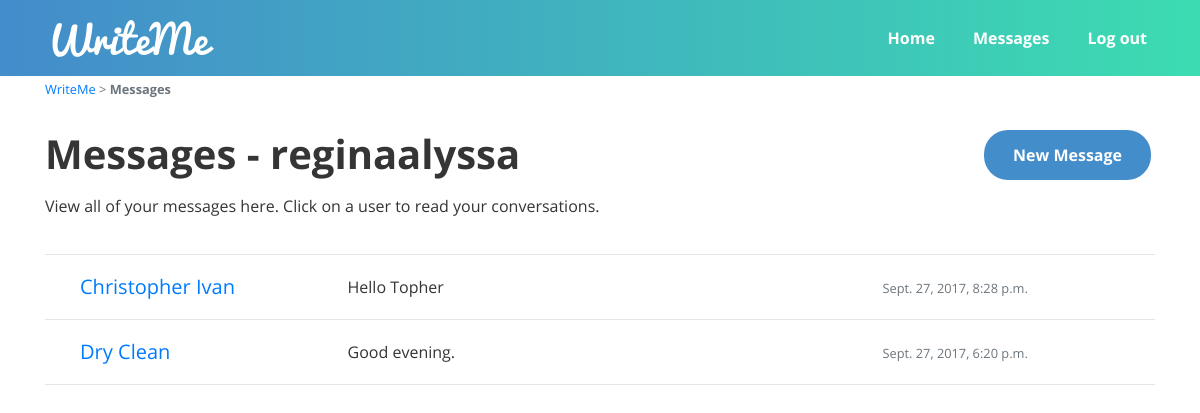
/messages/ (signed in), run on the app's committed database.
### messaging/models.py (models this page shows)
class Message(models.Model):
    conversation = models.ForeignKey(Conversation)
    sender = models.ForeignKey(User)
    message = models.TextField()
    timestamp = models.DateTimeField(auto_now_add=True)
    unread_flag = models.BooleanField(default=True)

class Conversation(models.Model):
    user1 = models.ForeignKey(User, related_name='%(class)s_1')
    user2 = models.ForeignKey(User, related_name='%(class)s_2')

### messaging/views.py (the view)
class RecentMessagesListView(LoginRequiredMixin, ListView):
    template_name = "messaging/index.html"
    context_object_name = 'latest_conversation_messages_list'
    def get_queryset(self):
        conversation_list = Conversation.objects.filter(Q(user1=self.request.user) | Q(user2=self.request.user))
        latest_conversation_messages_list = []
        for conversation in conversation_list:
            latest_conversation_messages_list.append(Message.objects.filter(conversation=conversation).latest('timestamp'))
            latest_conversation_messages_list.sort(key=lambda x: x.timestamp, reverse=True)
        return latest_conversation_messages_list

### messaging/templatetags/messaging_tags.py (called while the page is built)
@register.filter
def limit_char_50(string):
    if len(string) > 50:
        return string[:50] + "..."
    return string

### messaging/templates/messaging/index.html (shortened to what this page needs)
{% extends "base.html" %}
{% load messaging_tags %}
{% block stylesheet %}
    {% load static %}
    <link rel="stylesheet" href="{% static 'messaging/css/messaging.css' %}">
{% endblock %}
{% block content %}
    <div class="container">
        <small class="text-muted">
            <a href="{% url 'home' %}">WriteMe</a> > <span class="text-bold">Messages</span>
        </small>
        <div class="main-container">
            <div class="row">
                <div class="col-md-12 mx-auto padding-0">
                    <div class="row">
                        <div class="col-md-8">
                            <h1 class="margin-0 main-header">Messages - {{ user.username }}</h1>
                            <p>View all of your messages here. Click on a user to read your conversations.</p>
                        </div>
                        <div class="col-md-4 ml-auto">
                            <a href="{% url 'messaging:new' %}" class="btn btn-md blue-button" id="new-message-button">New Message</a><br>
                        </div>
                    </div>
                    <div class="row latest-conversations">
                        <div class="col-md-12">
                            {% if latest_conversation_messages_list %}
                                <hr class="margin-0">
                                {% for item in latest_conversation_messages_list %}
                                    {% if user.username != item.conversation.user1.username %}
                                        <a href="{% url 'messaging:conversation' item.conversation.user1.username %}" class="latest-conversation-entry">
                                    {% else %}
                                        <a href="{% url 'messaging:conversation' item.conversation.user2.username %}" class="latest-conversation-entry">
                                    {% endif %}
                                            <div class="row message-entry {% if item.unread_flag == True and item.sender != user %}unread{% endif %}">
                                                <div class="col-md-3">
                                                    <h5 class="margin-0">
                                                        {% if user.username != item.conversation.user1.username %}
                                                            {{ item.conversation.user1.first_name }} {{ item.conversation.user1.last_name }}
                                                        {% else %}
                                                            {{ item.conversation.user2.first_name }} {{ item.conversation.user2.last_name }}
                                                        {% endif %}
                                                    </h5>
                                                </div>
                                                <div class="col-md-6">
                                                    <p class="margin-0 latest-conversation-message">{{ item.message|limit_char_50 }}</p>
                                                </div>
                                                <div class="col-md-3">
                                                    <small class="text-muted">{{ item.timestamp }}</small>
                                                </div>
                                            </div>
                                        </a>
                                    <hr class="margin-0">
                                {% endfor %}
                            {% else %}
                                <p>You currently haven't sent or received a message yet. <a href="{% url 'messaging:new' %}">Send new message now.</a></p>
                            {% endif %}
                        </div>
                    </div>
                </div>
            </div>
        </div>
    </div>
{% endblock %}

### static/css/style.css (style rules this page uses)
html { height: 100%; min-height: 410px; min-width: 590px; }
body { height: 100%; font-family: "OpenSans-Regular", sans-serif; color: #353535; }
.text-bold { font-family: "OpenSans-Bold", sans-serif; }
.padding-0 { padding: 0; }
.margin-0 { margin: 0; }
.main-header { font-family: "OpenSans-Bold", sans-serif; margin-bottom: 1rem; }
.main-container { padding: 30px 15px; }
.blue-button, .teal-button { font-family: "OpenSans-Bold", sans-serif; padding: .75rem 1.75rem; border-radius: 1.5rem; margin: 0 0.25rem 1rem 0.25rem; }
.blue-button { background-color: #448dcb; color: #ffffff; }

### messaging/static/messaging/css/messaging.css (style rules this page uses)
.message-entry { padding: 20px; margin: 0; }
.latest-conversations { margin-top: 20px; }
.latest-conversation-message { color: #353535; }
#new-message-button { float: right; }

### data on the page
Message: conversation.user2.first_name "Christopher", conversation.user2.last_name "Ivan", message|limit_char_50 "Hello Topher", timestamp "Sept. 27, 2017, 8:28 p.m."
Message: conversation.user1.first_name "Dry", conversation.user1.last_name "Clean", message|limit_char_50 "Good evening.", timestamp "Sept. 27, 2017, 6:20 p.m."

### other printed values
{{ user.username }} "reginaalyssa"
